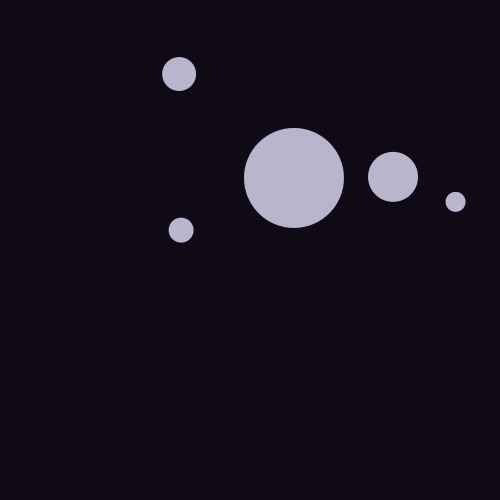
Frame 1 (no input)
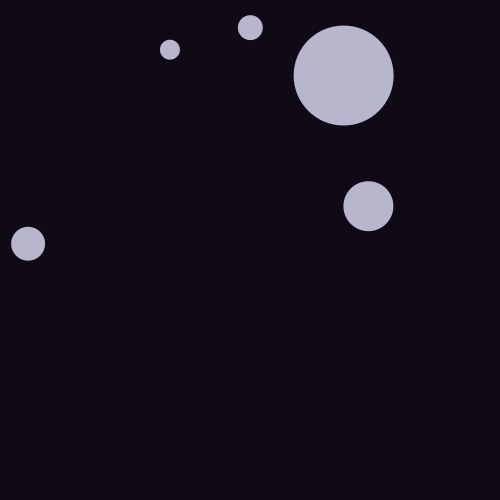
Frame 60 (the mouse pressed at the canvas centre just before this capture)
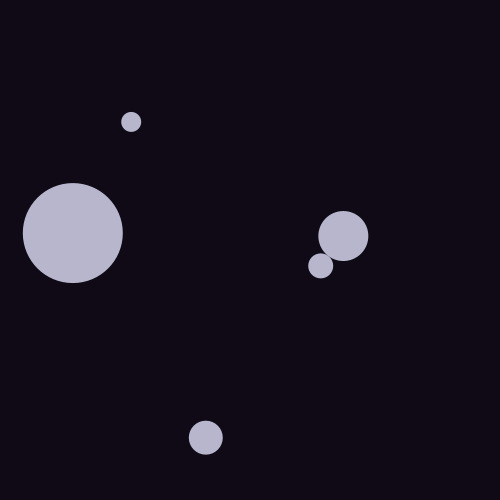
Frame 120 (the mouse held since frame 60 and released just before this capture)

The Processing sketch that drew these frames (run headless with seeded random() and noise(); from frame 60 on, the mouse is pressed at the canvas centre):

// Processing sketch: processing_49047
// ── processing_49047.pde

Button[] buttonArray = new Button[5];

void setup() {

  size(500, 500);
  smooth();
  noStroke();
  
  for(int i=0; i<buttonArray.length; i++) {
    
    float tone = map(i, 0, buttonArray.length, 100, 255);
    buttonArray[i] = new Button((i+1*100)/(i+1), color(tone));
  }
  
  
}

void draw() {
  
  background(15, 10, 22);

  for(int i=0; i<buttonArray.length; i++) {
    
    buttonArray[i].drawbutton();
    buttonArray[i].collision();
    buttonArray[i].update();
  }
  
}

void mousePressed() {
  for(int i=0; i<buttonArray.length; i++) {
    buttonArray[i].mouseCheck();
  }
}


class Button {

  int buttonSize;
  color buttonColor;
  float buttonX; 
  float buttonY; 
  float xSpeed;
  float ySpeed;
  float xSpeedRestore;
  float ySpeedRestore;
  float rad;
  boolean buttonClicked;
 
  
  Button (int inputButtonSize, color inputButtonColor) {
  
    buttonSize = inputButtonSize;
    buttonColor = inputButtonColor;
    
    buttonX = random(buttonSize, 500-buttonSize); // why dont width & height work here? 
    buttonY = random(buttonSize, 500-buttonSize);
    
    xSpeed = random(-5,5);
    ySpeed = random(-5,5);
    xSpeedRestore = xSpeed;
    ySpeedRestore = ySpeed;
    
    buttonClicked = false;
    
    rad = buttonSize/2;
  }
  
  
  
  void drawbutton() {
    
    if (buttonClicked) {
      fill(210, 210, 255, 200);
      } else {
      fill(230, 230, 255, 200);
      }
      ellipse(buttonX, buttonY, buttonSize, buttonSize);
  }
  
  void update() {
        
    buttonX += xSpeed;
    buttonY += ySpeed;
 }

  
  void collision() {
      
    if (buttonX > width-rad || buttonX < rad) {    
      xSpeed = -xSpeed;
    }
    if (buttonY > height-rad || buttonY < rad) {    
      ySpeed = -ySpeed;
    }   
  }
  
  void mouseCheck() {
    
   if ((abs(dist(mouseX, mouseY, buttonX, buttonY))) < rad) {
      buttonClicked = !buttonClicked;
    }
   if (buttonClicked) {
      xSpeed = 0;
      ySpeed = 0;
   } 
   if ((xSpeed == 0 && ySpeed == 0) && buttonClicked == false) { //if false because of if statement order within mouseCheck
        xSpeed = random(-xSpeedRestore, xSpeedRestore);
        ySpeed = random(-ySpeedRestore, ySpeedRestore);
   } 
  }
   
}
